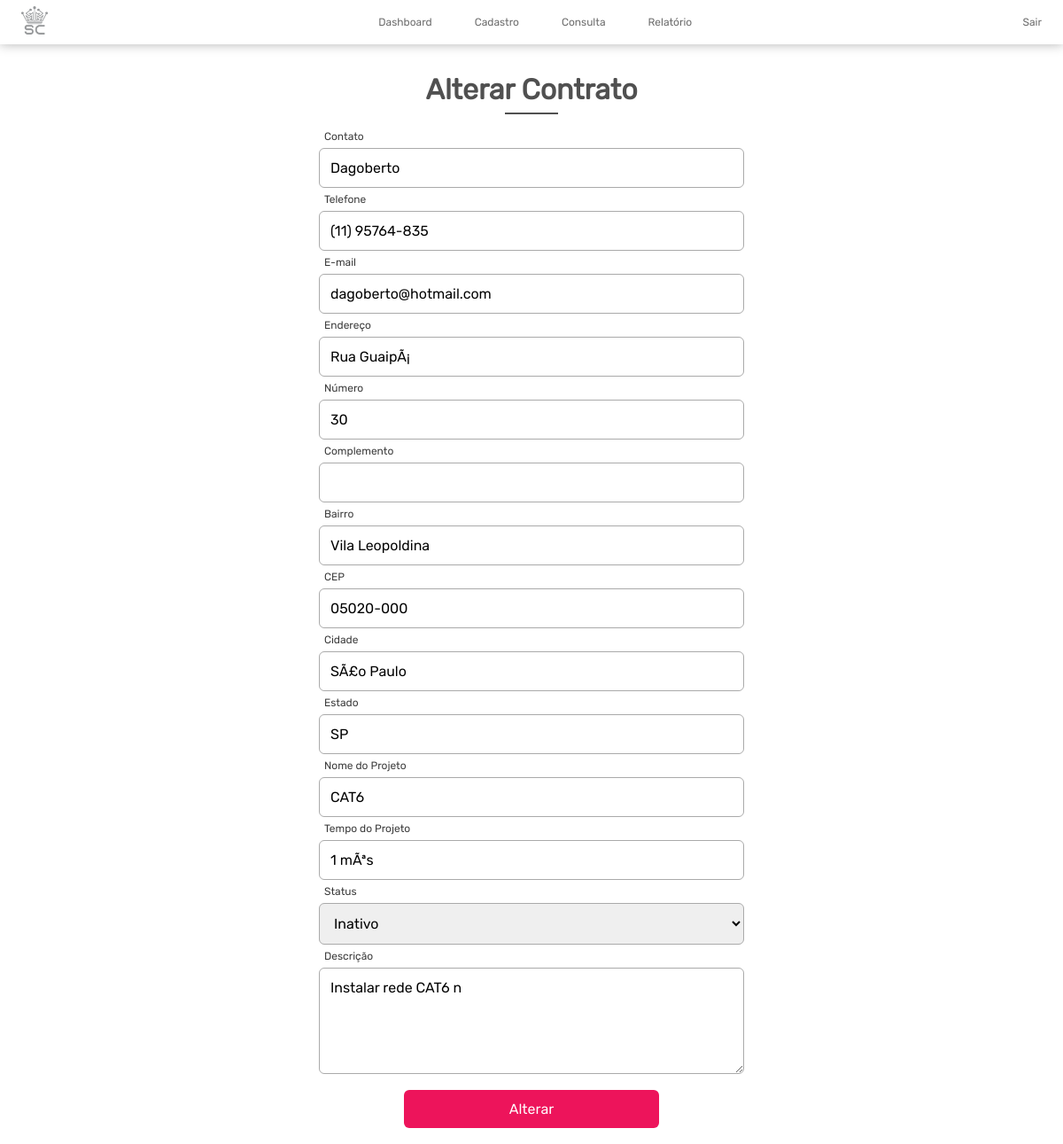
Screenshot of /siteEmpresa/php/dashboard/edita.php?cod=1 (signed in) with the database file from the repository.
### tables this page shows
CREATE TABLE IF NOT EXISTS `tbl_contrato` (
  `cd_Contrato` int(11) NOT NULL AUTO_INCREMENT,
  `nm_Contato` varchar(80) NOT NULL,
  `no_Telefone` varchar(14) DEFAULT NULL,
  `ds_Email` varchar(80) NOT NULL,
  `ds_logradouro` varchar(60) NOT NULL,
  `no_Logradouro` varchar(5) NOT NULL,
  `ds_Complemento` varchar(60) DEFAULT NULL,
  `ds_Bairro` varchar(60) NOT NULL,
  `no_Cep` char(9) NOT NULL,
  `ds_Cidade` varchar(60) NOT NULL,
  `sg_UF` char(2) NOT NULL,
  `nm_Projeto` varchar(80) NOT NULL,
  `ds_TempoProj` varchar(10) DEFAULT NULL,
  `ds_Projeto` varchar(20) DEFAULT NULL,
  `sg_status` bit(1) NOT NULL,
  PRIMARY KEY (`cd_Contrato`)
);

### siteEmpresa/php/dashboard/edita.php (the view, shortened to what this page needs)
<?php
include "conexao.php";
$cod = $_GET['cod'];
		$sql = "select * from tbl_Contrato where cd_Contrato = '$cod'";
		$query = mysqli_query($con, $sql);
		$row = mysqli_fetch_array($query);
?>
<!DOCTYPE html>
<html lang="pt-br">
<head>
<link href="../../css/styleDash2.css" rel="stylesheet" type="text/css">
</head>
<body>
	<?php include("topo.php");?>
    <div class="container" style="margin-top:5vw;">
        <h1>Alterar Contrato</h1>
            <form name="frmContrato" method="post" action="alteraProj.php">
				<label>Contato</label>
				<input type="text" name="txtContato" value="<?php echo $row['nm_Contato']; ?>" maxlength="80" autocomplete="off" required>
				<label>Telefone</label>
				<input type="text" id="telefone" name="txtTelefone" value="<?php echo $row['no_Telefone']; ?>" autocomplete="off" required>
				<label>E-mail</label>
				<input type="text" name="txtEmail" value="<?php echo $row['ds_Email']; ?>" maxlength="80" autocomplete="off" required>
				<label>Endereço</label>
				<input type="text" name="txtLogradouro" value="<?php echo $row['ds_logradouro']; ?>" maxlength="60" autocomplete="off" required>
				<label>Número</label>
				<input type="text" id="numero" name="TxtNumeroLogradouro" value="<?php echo $row['no_Logradouro']; ?>" autocomplete="off" required>
				<label>Complemento</label>
				<input type="text" name="txtComplemento" value="<?php echo $row['ds_Complemento'];?>" maxlength="60" autocomplete="off">
				<label>Bairro</label>
				<input type="text" name="txtBairro" value="<?php echo $row['ds_Bairro']; ?>" maxlength="60" autocomplete="off" required>
				<label>CEP</label>
				<input type="text" id="cep" name="txtCep" value="<?php echo $row['no_Cep']; ?>" autocomplete="off" required>
				<label>Cidade</label>
				<input type="text" name="txtCidade" value="<?php echo $row['ds_Cidade']; ?>" maxlength="60" autocomplete="off" required>
				<label>Estado</label>
				<input type="text" id="estado" name="txtEstado" value="<?php echo $row['sg_UF']; ?>" autocomplete="off" required>
				<label>Nome do Projeto</label>
				<input type="text" name="txtNomeprojeto" value="<?php echo $row['nm_Projeto']; ?>" maxlength="80" autocomplete="off" required>
				<label>Tempo do Projeto</label>
				<input type="text" name="txtTempo" value="<?php echo $row['ds_TempoProj']; ?>" maxlength="10" autocomplete="off" required>
				<label>Status</label>
                <select name="sltStatus" autocomplete="off" required>
					<?php if ($row['sg_status'] == 1) {
						echo '<option value=1 selected>Ativo</option>';
						echo '<option value=0>Inativo</option>';
					}
					else{
						echo '<option value=0 selected>Inativo</option>';
					}
					?>
				</select>
				<label>Descrição</label>
				<textarea name="txtDescricao"><?php echo $row['ds_Projeto']; ?></textarea>
                <input type="submit" value="Alterar" class="botVermelho">
            </form>
	</div>
</body>
</html>

### siteEmpresa/php/dashboard/topo.php (shortened to what this page needs)
<!DOCTYPE html>
<html lang="pt-br">
<head>
<link href="../../css/styleTopo.css" rel="stylesheet" type="text/css">
<body>
	<nav class = "menu">
		<a href="../../home.php"><img id="logoHome" src="../../img/icon/logo.png"></a>
		<ul>
			<li><a href="indexa.php">Dashboard</a></li>
			<li><a href="#">Cadastro</a>
			</li>
			<li><a href="#">Consulta</a>
			</li>
			<li><a href="#">Relatório</a>
			</li>
		</ul>
		<a href="../logout.php" style="color: white" id="sair">Sair</a>
	</nav>
</body>
</html>

### siteEmpresa/css/styleDash2.css (style rules this page uses)
* { margin: 0; padding: 0; }
body { display: flex; justify-content: center; align-items: center; flex-wrap: wrap; height: 100vh; font-family: Rubik; }
.container { width: 40vw; padding: 1vw; display: flex; align-items: center; justify-content: center; flex-wrap: wrap; }
.container form { display: flex; justify-content: center; flex-wrap: wrap; }
h1 { text-align: center; position: relative; display: flex; justify-content: center; padding: .8vw 0; margin-bottom: 1.5vw; color: rgb(80,80,80); }
h1::after { content: ""; position: absolute; bottom: 0; height: .15vw; width: 25%; background-color: rgb(80,80,80); }
input, select, textarea { font-family: Rubik; width:100%; border: .1vw solid #aaa; border-radius: .5vw; margin: .5vw 0; padding: 1vw; font-size:12pt; color:black; outline: none; box-sizing: border-box; transition: background-color .3s; }
textarea { resize: vertical; min-height: 10vw }
.botVermelho { margin-top: 1vw; width: 60%; cursor: pointer; background-color: #ed145b; border: none; color: white; }
label { width: 100%; margin-left: .5vw; font-size: 1vw; color: rgb(55, 55, 55); }

### siteEmpresa/css/styleTopo.css (style rules this page uses)
* { margin:0; padding:0; }
body { margin:0; padding:0; font-family: Rubik; }
.menu { width:100%; background-color: #fff; box-shadow: 0 0 1vw rgba(0,0,0,0.3); display: flex; align-items: center; justify-content: space-between; padding: 0 2vw; box-sizing: border-box; position: fixed; top: 0; z-index: 1000; }
.menu > a img { width: 2.5vw; margin: .5vw 0 }
.menu > ul { list-style:none; text-decoration:none; }
.menu ul li { float: left; margin: 0 1vw; }
.menu ul a { padding: 1.5vw 1vw; display:block; text-decoration:none; text-align:center; color:rgba(55, 55, 55, 0.75); font-size: 1vw; }
#sair { text-decoration: none; color: rgba(55, 55, 55, 0.75) !important; font-size: 1vw; }

### rows the page displays
tbl_contrato: txtContato "Dagoberto", txtTelefone "(11) 95764-835", txtEmail "dagoberto@hotmail.com", txtLogradouro "Rua GuaipÃ¡", TxtNumeroLogradouro "30", txtBairro "Vila Leopoldina", txtCep "05020-000", txtCidade "SÃ£o Paulo", txtEstado "SP", txtNomeprojeto "CAT6", txtTempo "1 mÃªs", sltStatus "Inativo", txtDescricao "Instalar rede CAT6 n"
